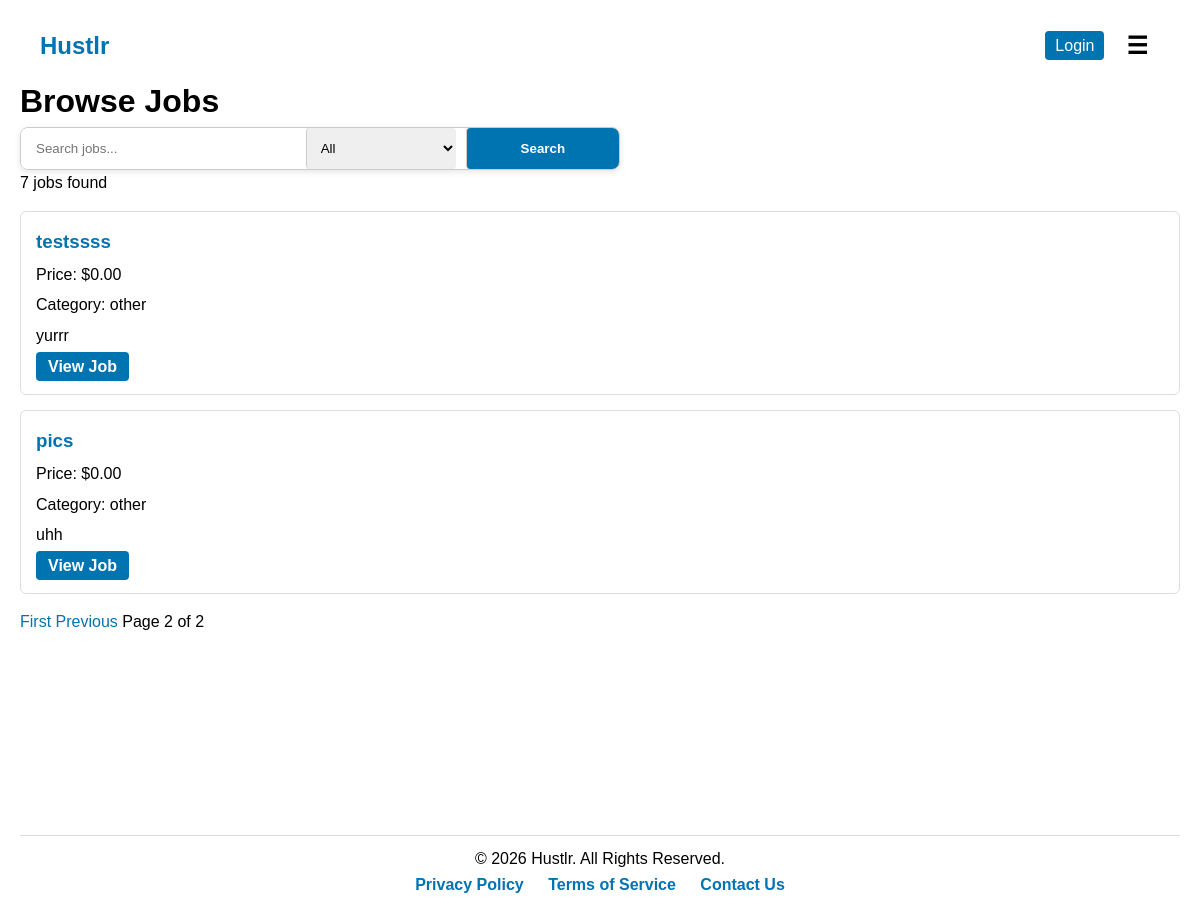
The app's page /job/page/?page=2&q=&category=, older data.
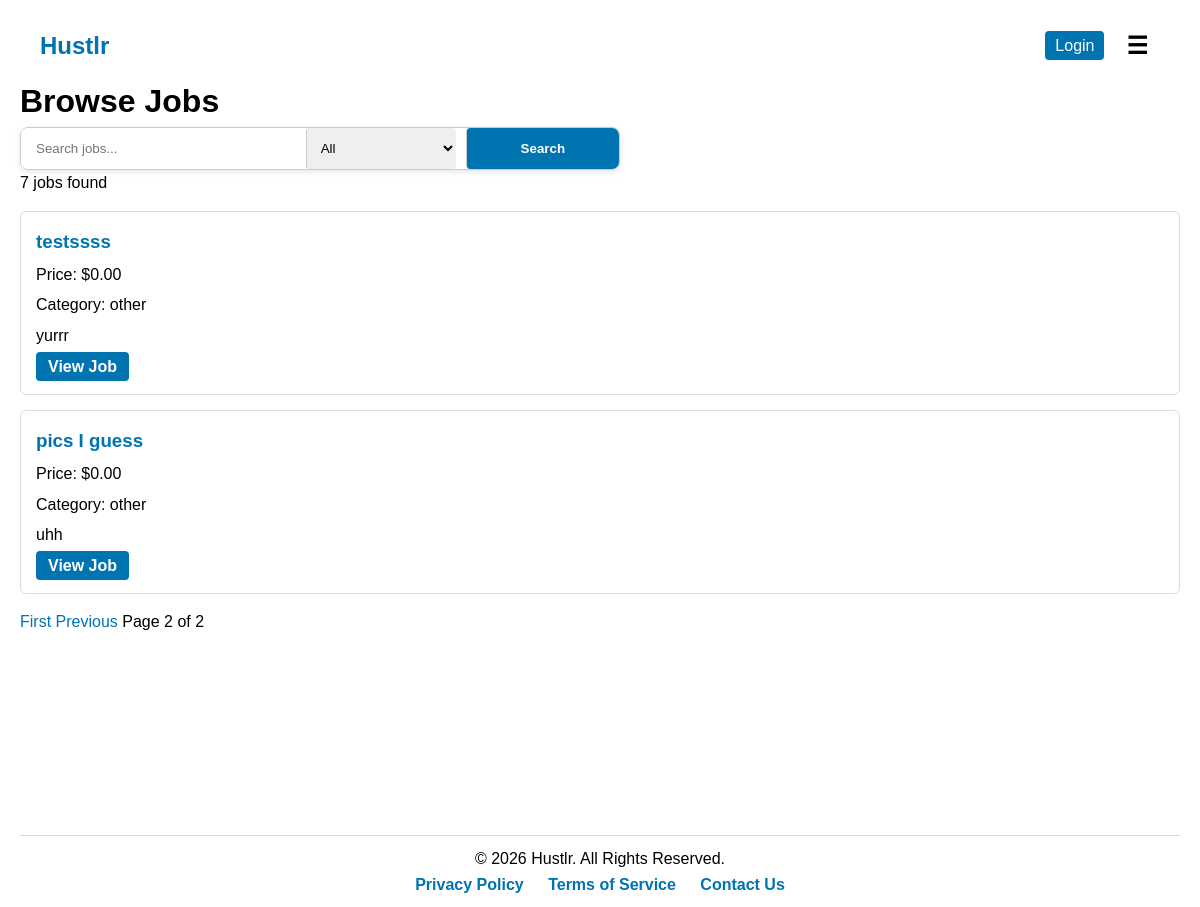
The same page, newer data.
### users/models.py (models this page shows, shortened)
class JobListing(models.Model):
    job_status = [
        ('OPEN', 'open'),
        ('PENDING', 'pending'),
        ('COMPLETED', 'completed'),
        ('CANCELLED', 'cancelled'),
    ]
    job_category = [
        ('landscaping','Landscaping'),
        ('cleaning','Cleaning'),
        ('garbage_removal','Garbage Removal'),
        ('automotive','Automotive'),
        ('handyman','Handyman'),
        ('other','Other'),
    ]
    category = models.CharField(max_length=50, choices=job_category, default='other')
    profile = models.ForeignKey(Profile, on_delete=models.CASCADE)
    price = models.FloatField(blank=False, default=0.0)
    title = models.TextField(max_length=20)
    description = models.CharField(max_length=800, blank=False)
    date = models.DateTimeField(auto_now_add=True)
    status = models.CharField(max_length=10, choices=job_status, default='open')
    due_date = models.TextField(max_length=20, blank=True, null=True)

### job_board/views.py (the view)
# urls.py: path('job/page/', views.job_page, name='job_page'),
def job_page(request):
    jobs = JobListing.objects.all()
    query = request.GET.get('q')
    category = request.GET.get('category')
    if query:
        jobs = jobs.filter(title__icontains=query)
    if category and category.strip():
        jobs = jobs.filter(category=category)
    paginator = Paginator(jobs, 5)  # 5 jobs per page
    page_number = request.GET.get('page')
    page_obj = paginator.get_page(page_number)
    return render(request, 'job_board/job_page.html', {
        'page_obj': page_obj,
        'job_count': jobs.count(),
    })

### users/context_processors.py (called while the page is built)
def unread_messages(request):
    if request.user.is_authenticated:
        conversations = Conversation.objects.filter(
            messages__is_read=False
        ).exclude(messages__sender=request.user).distinct()
        count = conversations.count()
    else:
        count = 0
    return {'unread_count': count}

### job_board/templates/job_board/job_page.html (shortened to what this page needs)
{% extends 'job_board/base.html' %}
{% load static %}
{% block extra_css %}
    <link rel="stylesheet" href="{% static 'css/jobs.css' %}">
    <link rel="stylesheet" href="{% static 'css/search_bar.css' %}">
{% endblock %}
{% block content%}
    <h1>Browse Jobs</h1>
    {% include 'job_board/partials/search_bar.html' %}
    <p>{{ job_count }} jobs found</p>
    {% for job in page_obj %}
        <div class="job-card">
            <h3>
                <a href="{% url 'job_details' job.id %}">{{ job.title }}</a>
            </h3>
            <p>Price: ${{ job.price|floatformat:2 }}</p>
            <p>Category: {{ job.category }}</p>
            <p>{{ job.description|truncatewords:15|default:"No description provided." }}</p>
            <a class="button" href="{% url 'job_details' job.id %}">View Job</a>
        </div>
    {% empty %}
        <p>No jobs found</p>
    {% endfor %}
    <div class="pagination">
        {% if page_obj.has_previous %}
            <a href="?page=1&q={{ request.GET.q }}&category={{ request.GET.category }}">First</a>
            <a href="?page={{ page_obj.previous_page_number }}&q={{ request.GET.q }}&category={{ request.GET.category }}">Previous</a>
        {% endif %}
        <span>Page {{ page_obj.number }} of {{ page_obj.paginator.num_pages }}</span>
    </div>
{% endblock %}

Row changes from the older to the newer data that the page shows:
changed JobListing "uhh": title "pics" → "pics I guess"
